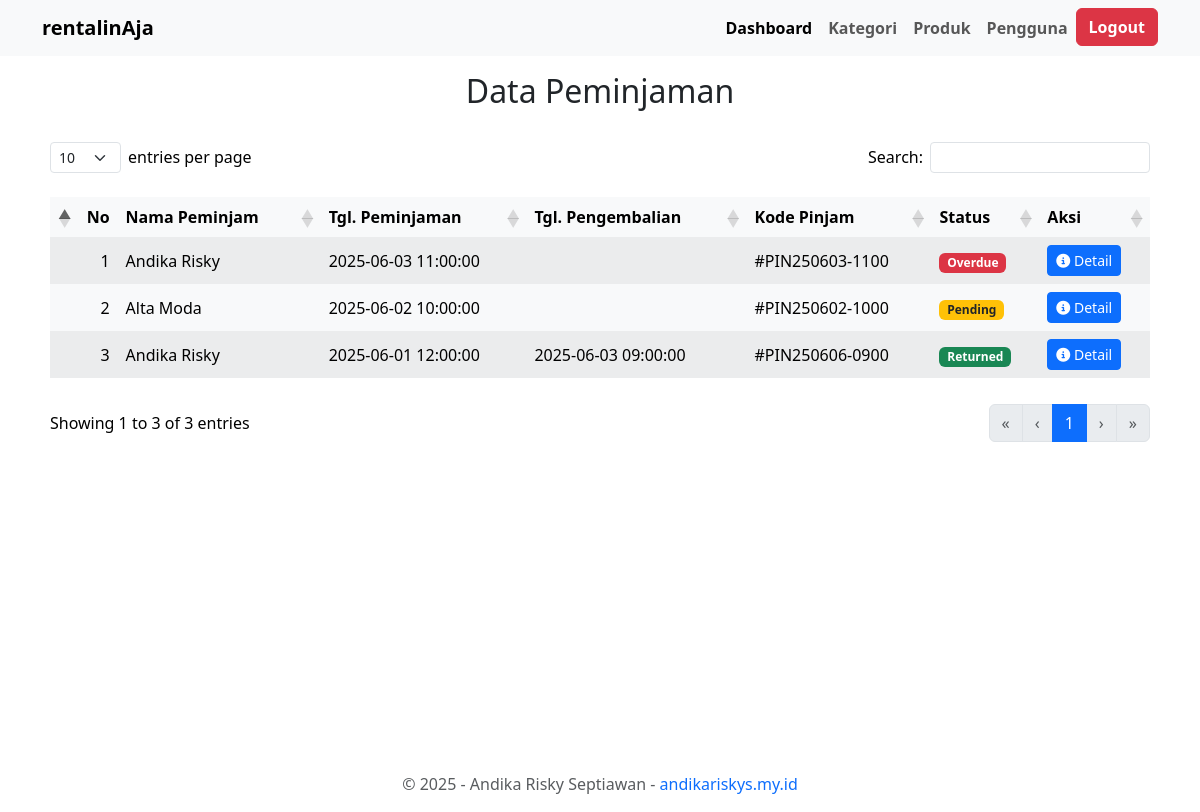
Page /admin/index.php (signed in) on the earlier database version.
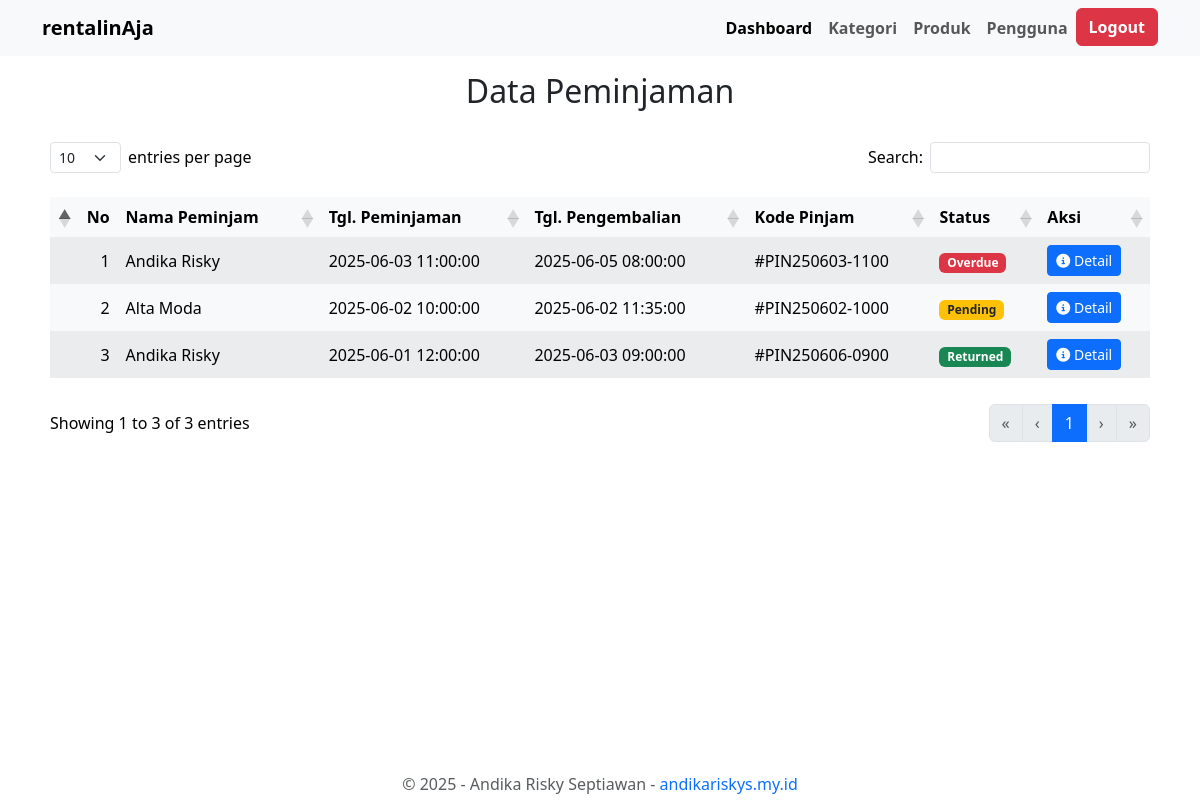
Same page on the later database version.
### tables this page shows
CREATE TABLE IF NOT EXISTS borrowings (
    id CHAR(36) PRIMARY KEY,
    user_id CHAR(36) NOT NULL,
    borrow_date DATETIME NOT NULL DEFAULT CURRENT_TIMESTAMP,
    return_date DATETIME NOT NULL,
    code VARCHAR(50) NOT NULL UNIQUE,
    identity_type ENUM('KTP', 'SIM', 'KK', 'Ijazah'),
    identity_number VARCHAR(50),
    identity_name VARCHAR(100),
    status ENUM('pending', 'approved', 'returned', 'overdue', 'canceled') NOT NULL DEFAULT 'pending',
    FOREIGN KEY (user_id) REFERENCES users(id)
);

CREATE TABLE IF NOT EXISTS users (
    id CHAR(36) PRIMARY KEY,
    username VARCHAR(50) NOT NULL UNIQUE,
    password VARCHAR(255) NOT NULL,
    name VARCHAR(100) NOT NULL,
    gender ENUM('Laki-laki', 'Perempuan') NOT NULL DEFAULT 'Laki-laki',
    address TEXT,
    phone VARCHAR(15) NOT NULL,
    role ENUM('admin', 'user') NOT NULL DEFAULT 'user'
);

### admin/index.php (the view, shortened to what this page needs)
<?php
include '../connection.php';
include '../templates/template_admin.php';
header_navbar('Dashboard');
$query = mysqli_query($conn, "SELECT borrowings.*, users.name AS name FROM borrowings INNER JOIN users ON borrowings.user_id = users.id ORDER BY borrowings.borrow_date DESC");
?>
<center>
    <h2 class="my-3">Data Peminjaman</h2>
</center>
<div class="table table-responsive">
    <table class="table table-striped table-hover table-borderless table-light align-middle" id="myTable">
        <thead class="table-light">
            <tr>
                <th style="width: 10px;">No</th>
                <th>Nama Peminjam</th>
                <th>Tgl. Peminjaman</th>
                <th>Tgl. Pengembalian</th>
                <th>Kode Pinjam</th>
                <th>Status</th>
                <th>Aksi</th>
            </tr>
        </thead>
        <tbody class="table-group-divider">
            <?php
            $no = 1;
            while ($data = mysqli_fetch_array($query)) { ?>
            <tr>
                <td><?= $no; ?></td>
                <td><?= $data['name']; ?></td>
                <td><?= $data['borrow_date']; ?></td>
                <td><?= $data['return_date']; ?></td>
                <td>#<?= $data['code']; ?></td>
                <td>
                    <?php
                    if ($data['status'] == 'pending') {
                        echo '<span class="badge bg-warning text-dark">Pending</span>';
                    } elseif ($data['status'] == 'returned') {
                        echo '<span class="badge bg-success">Returned</span>';
                    } elseif ($data['status'] == 'rejected') {
                        echo '<span class="badge bg-secondary">Rejected</span>';
                    } elseif ($data['status'] == 'approved') {
                        if ($data['return_date'] < date('Y-m-d H:i:s')) {
                            echo '<span class="badge bg-danger">Overdue</span>';
                        } else {
                            echo '<span class="badge bg-info">Approved</span>';
                        }
                    }
                    ?>
                </td>
                <td>
                    <a href="detail.php?id=<?= $data['id']; ?>" class="btn btn-primary btn-sm"><i class="fa-solid fa-circle-info"></i> Detail</a>
                </td>
            </tr>
                <?php
                $no++;
            }
            ?>
        </tbody>
    </table>
</div>
<?php
footer();
?>

### templates/template_admin.php (shortened to what this page needs)
<?php
function header_navbar($active)
{
?>
    <!DOCTYPE html>
    <html lang="en">
        <head>
            <link rel="stylesheet" href="../assets/bootstrap/css/bootstrap.min.css">
            <link rel="stylesheet" href="../assets/fontawesome/css/all.min.css">
            <link rel="stylesheet" href="../assets/datatables/datatables.min.css">
        </head>
        <body>
    <nav class="navbar navbar-expand-sm navbar-light bg-light">
        <div class="container">
            <a class="navbar-brand fw-bold" href="#">rentalinAja</a>
            <div class="collapse navbar-collapse" id="collapsibleNavId">
                <ul class="navbar-nav me-0 ms-auto mt-2 mt-lg-0">
                    <li class="nav-item">
                        <a class="nav-link fw-semibold <?php if ($active == 'Dashboard'){ echo 'active disabled'; } ?>" href="index.php">Dashboard</a>
                    </li>
                    <li class="nav-item">
                        <a class="nav-link fw-semibold <?php if ($active == 'Kategori'){ echo 'active disabled'; } ?>" href="categories.php">Kategori</a>
                    </li>
                    <li class="nav-item">
                        <a class="nav-link fw-semibold <?php if ($active == 'Produk'){ echo 'active disabled'; } ?>" href="products.php">Produk</a>
                    </li>
                    <li class="nav-item">
                        <a class="nav-link fw-semibold <?php if ($active == 'Pengguna'){ echo 'active disabled'; } ?>" href="users.php">Pengguna</a>
                    </li>
                    <li class="nav-item">
                        <a class="fw-semibold btn btn-danger" href="../logout.php">Logout</a>
                    </li>
                </ul>
            </div>
        </div>
    </nav>
    <div class="container" style="min-height: calc(100dvh - 100px);">
    <?php
}
function footer() {
    ?>
        </div>
        <footer>
            <div class="container text-center">
                <p class="text-muted">&copy; 2025 - Andika Risky Septiawan - <a class="text-decoration-none" target="_blank" href="https://andikariskys.my.id">andikariskys.my.id</a></p>
            </div>
        </footer>
    </body>
    </html>
    <?php
}

Differences in the rows shown:
changed borrowings "PIN250603-1100": return_date (not shown) → "2025-06-05 08:00:00"
changed borrowings "PIN250602-1000": return_date (not shown) → "2025-06-02 11:35:00"
